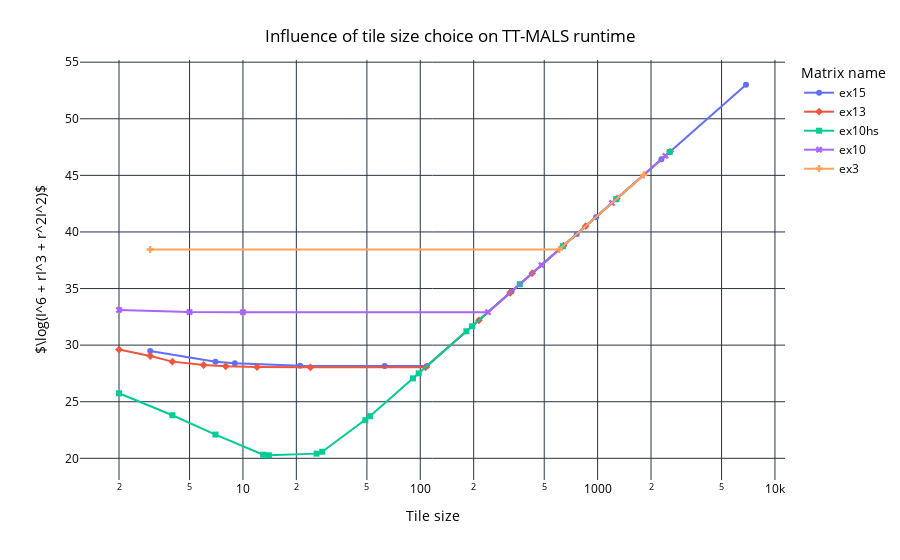

Source (notebook cell):
### Code cell
# Distribution of log(I^6r^2)
fig = px.line(baseline_df, x="tile_size", y="log_obj_func", color='matrix_name', symbol="matrix_name", markers=True, log_x=True,
              labels={
                     "tile_size": "Tile size",
                     "matrix_name": "Matrix name",
                 }
              )
fig.update_layout(
    title={
        'text': "Influence of tile size choice on TT-MALS runtime",
        'x':0.5,
        'xanchor': 'center',
        'yanchor': 'top'
    },
    plot_bgcolor='white',   # Plot area background color
    paper_bgcolor='white',  # Entire figure background color
    font=dict(color='black'), # Font color
    yaxis_title=r'$\log(I^6 + rI^3 + r^2I^2)$'
)
fig.show()
fig.write_image("plots/baseline_tile_size_vs_log_obj_func.pdf")

### Figure 1 — Plotly figure (JSON) as saved in the notebook; plotly's stock layout.template omitted (floating-point values rounded to 4 significant figures)
{"data": [{"hovertemplate": "Matrix name=ex15<br>Tile size=%{x}<br>log_obj_func=%{y}<extra></extra>", "legendgroup": "ex15", "line": {"color": "#636efa", "dash": "solid"}, "marker": {"symbol": "circle"}, "mode": "lines+markers", "name": "ex15", "orientation": "v", "showlegend": true, "x": [3.0, 7.0, 9.0, 21.0, 63.0, 109.0, 327.0, 763.0, 981.0, 2289.0, 6867.0], "xaxis": "x", "y": [29.48, 28.54, 28.39, 28.19, 28.15, 28.15, 34.74, 39.82, 41.33, 46.42, 53.01], "yaxis": "y", "type": "scatter"}, {"hovertemplate": "Matrix name=ex13<br>Tile size=%{x}<br>log_obj_func=%{y}<extra></extra>", "legendgroup": "ex13", "line": {"color": "#EF553B", "dash": "solid"}, "marker": {"symbol": "diamond"}, "mode": "lines+markers", "name": "ex13", "orientation": "v", "showlegend": true, "x": [2.0, 3.0, 4.0, 6.0, 8.0, 12.0, 24.0, 107.0, 214.0, 321.0, 428.0, 642.0, 856.0, 1284.0, 2568.0], "xaxis": "x", "y": [29.61, 29.04, 28.54, 28.25, 28.14, 28.07, 28.04, 28.04, 32.2, 34.63, 36.35, 38.79, 40.51, 42.95, 47.11], "yaxis": "y", "type": "scatter"}, {"hovertemplate": "Matrix name=ex10hs<br>Tile size=%{x}<br>log_obj_func=%{y}<extra></extra>", "legendgroup": "ex10hs", "line": {"color": "#00cc96", "dash": "solid"}, "marker": {"symbol": "square"}, "mode": "lines+markers", "name": "ex10hs", "orientation": "v", "showlegend": true, "x": [2.0, 4.0, 7.0, 13.0, 14.0, 26.0, 28.0, 49.0, 52.0, 91.0, 98.0, 182.0, 196.0, 364.0, 637.0, 1274.0, 2548.0], "xaxis": "x", "y": [25.75, 23.81, 22.1, 20.32, 20.27, 20.41, 20.58, 23.37, 23.72, 27.07, 27.51, 31.22, 31.67, 35.38, 38.74, 42.9, 47.06], "yaxis": "y", "type": "scatter"}, {"hovertemplate": "Matrix name=ex10<br>Tile size=%{x}<br>log_obj_func=%{y}<extra></extra>", "legendgroup": "ex10", "line": {"color": "#ab63fa", "dash": "solid"}, "marker": {"symbol": "x"}, "mode": "lines+markers", "name": "ex10", "orientation": "v", "showlegend": true, "x": [2.0, 5.0, 10.0, 241.0, 482.0, 1205.0, 2410.0], "xaxis": "x", "y": [33.11, 32.92, 32.91, 32.91, 37.07, 42.57, 46.72], "yaxis": "y", "type": "scatter"}, {"hovertemplate": "Matrix name=ex3<br>Tile size=%{x}<br>log_obj_func=%{y}<extra></extra>", "legendgroup": "ex3", "line": {"color": "#FFA15A", "dash": "solid"}, "marker": {"symbol": "cross"}, "mode": "lines+markers", "name": "ex3", "orientation": "v", "showlegend": true, "x": [3.0, 607.0, 1821.0], "xaxis": "x", "y": [38.45, 38.45, 45.04], "yaxis": "y", "type": "scatter"}], "layout": {"xaxis": {"anchor": "y", "domain": [0.0, 1.0], "title": {"text": "Tile size"}, "type": "log"}, "yaxis": {"anchor": "x", "domain": [0.0, 1.0], "title": {"text": "$\\log(I^6 + rI^3 + r^2I^2)$"}}, "legend": {"title": {"text": "Matrix name"}, "tracegroupgap": 0}, "margin": {"t": 60}, "title": {"text": "Influence of tile size choice on TT-MALS runtime", "x": 0.5, "xanchor": "center", "yanchor": "top"}, "font": {"color": "black"}, "plot_bgcolor": "white", "paper_bgcolor": "white"}}
